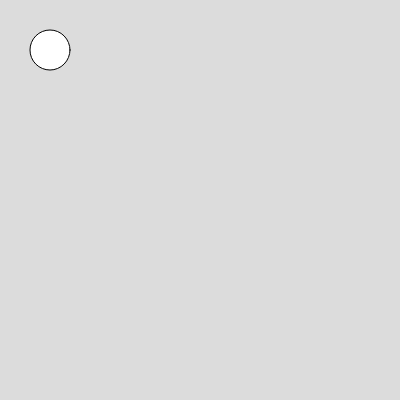
Frame 1 (no input)
Frame 60 (no input): identical to frame 1, image omitted
Frame 120 (the mouse pressed at the canvas centre since frame 60): identical to frame 1, image omitted

The p5.js sketch that drew this single still picture (run headless with seeded random() and noise() and a simulated clock; from frame 60 on, the mouse is pressed at the canvas centre):

// p5.js sketch
// ── sketch.js
function setup() {
  createCanvas(400, 400);
}

function draw() {
  background(220);
  circle(50,50,40);
}

function circle(xc,yc, r){
  x = 0;
  y = r;
  point(x+xc, y+yc);
  pk = 1 - r;
  while(x<y){
    if(pk<0){
      x = x + 1;
      y = y;
      pk = pk + 2*x + 1;
        strokeWeight(2);
        xp = x + xc;
        yp = y +yc ;
        point(xp,yp);
        symmetricPoint(xc, yc, x,y);
    }
    else{
      x = x + 1;
      y = y - 1;
      pk = pk + 2*x -2*y +1 ;
        strokeWeight(2);
        xp = x + xc;
        yp = y +yc ;
        point(xp,yp);
        symmetricPoint(xc, yc, x,y);
    }
  }
}

function symmetricPoint(xc, yc, x,y){
  point(x+xc, -y+yc);
  point(-x+xc, y+yc);
  point(-x+xc, -y+yc);
  point(y+yc, x+xc);
  point(y+yc, -x+xc);
  point(-y+yc, x+xc);
  point(-y+yc, -x+xc);  
}
